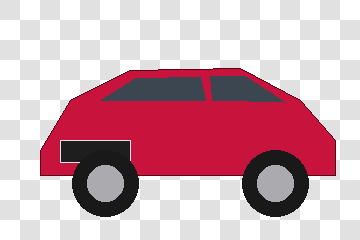
#> input picture DS_Practicals_IDLE/1.png, 360 x 240 px
$ python Practical_10_edge_detection.py
#> lines starting #> are read from the running program, lines starting #| are printed output that depends on the picture; after the words box and inside, x2 and y2 are one past the last pixel; in counts of white or black regions, pixels touching at a corner belong together
# -*- coding: utf-8 -*-
"""
PRACTICAL 10 : Edge detection of an image
Karina Bacche - 264447

Open in IDLE and press F5.
Keep any data files this practical needs in the SAME folder as this file.
Close each graph window to continue.
"""

import os
import matplotlib.pyplot as plt

BASE = os.path.dirname(os.path.abspath(__file__))


def path(name):
    return os.path.join(BASE, name)


def p10(image_name="1.png"):
#> called with image_name = '1.png'
    from PIL import Image

    imageIn = Image.open(path(image_name))
#> imageIn is the input picture: PIL image 360x240 RGBA; mean R, G, B, A 206.9, 167.8, 177.1, 255
    fig1 = plt.figure(figsize=(8, 8))
    fig1.suptitle("Audi R8", fontsize=20)
    plt.imshow(imageIn)
    plt.show()

    mask = imageIn.convert("L")
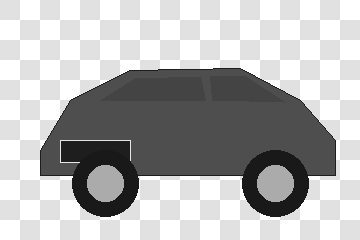
#> mask: PIL image 360x240 L; min 25, max 255, mean 180.4
    th = 49
    imageOut = mask.point(lambda i: i < th and 255)
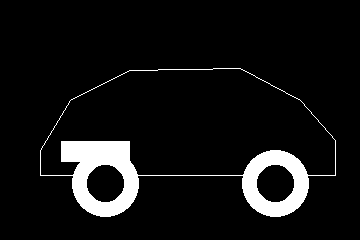
#> imageOut: PIL image 360x240 L; 7.5% white; 1 white region, box (x1, y1, x2, y2) and area: (40, 68, 336, 217) 6449
    imageOut.save(path("audi.png"))

    imageTest = Image.open(path("audi.png"))
    fig2 = plt.figure(figsize=(8, 8))
    fig2.suptitle("Audi R8 Edge", fontsize=20)
    plt.imshow(imageTest, cmap="gray")
    plt.show()


if __name__ == "__main__":
    p10()
